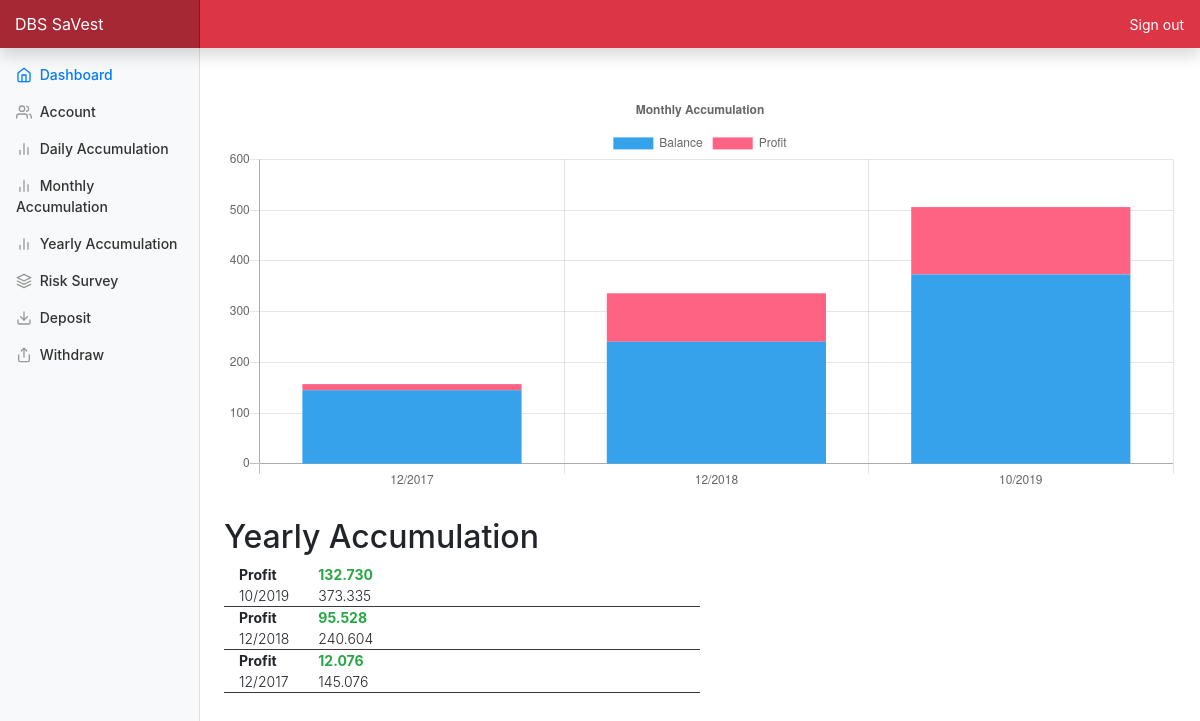
Page /services/yearlyReport (signed in) on the committed database.
### services/models.py (models this page shows)
class YearlySummary(models.Model):
    account = models.ForeignKey(Account, on_delete=models.CASCADE, related_name='yearly_summary')
    closing_balance = models.FloatField()
    profit = models.FloatField()
    year_date = models.DateTimeField()
    def __str__(self):
        return "{0} {1} {2} {3}".format(self.account.name, str(self.closing_balance), str(self.profit), self.year_date.strftime("%Y"))

### services/views.py (the view)
# urls.py: path('yearlyReport', views.yearlyReport, name='yearlyReport'),
@login_required
def yearlyReport(request):
    account = Account.objects.get(user=request.user)
    yearly_summaries = account.yearly_summary.order_by('year_date')
    for yearly in yearly_summaries:
        print(yearly)
    return render(request, 'services/yearlyReport.html', {'ledger' : yearly_summaries})

### templates/services/yearlyReport.html (shortened to what this page needs)
{% extends "base.html" %}
    {% block body_block %}
        <canvas class="my-4 w-100 chartjs-render-monitor" id="myChart" width="1076" height="454"
            style="display: block; width: 1076px; height: 454px;"></canvas>
        <h2>Yearly Accumulation</h2>
        <div class="float-left w-50">
        {% for trxn in ledger reversed %}
        <div class="container border-bottom border-dark">
            <div class="row justify-content-md-left">
                <div class="col col-lg-2 font-weight-bold">Profit</div>
                {% if trxn.profit > 0 %}
                <div class="col col-lg-2 font-weight-bold text-success">
                {% else %}
                <div class="col col-lg-2 font-weight-bold text-danger">
                {% endif %}
                    {{trxn.profit|floatformat:3}}
                </div>
            </div>
            <div class="row justify-content-md-left">
                <div class="col col-lg-2 font-weight-light">{{trxn.year_date|date:"m/Y"}}</div>
                <div class="col col-lg-2 font-weight-light">{{trxn.closing_balance|floatformat:3}}</div>
            </div>
        </div>
        {% endfor %}
        </div>
        <script>
            /* globals Chart:false, feather:false */
            (function () {
                'use strict'
                feather.replace()
                // Graphs
                var ctx = document.getElementById('myChart')
                // eslint-disable-next-line no-unused-vars
                var myChart = new Chart(ctx, {
                    type: 'bar',
                    data: {
                        labels: [
                        {% for trxn in ledger %}
                            '{{trxn.year_date|date:"m/Y"}}',
                        {% endfor %}
                        ],
                        datasets: [{
                            label: 'Balance',
                            backgroundColor: '#36a2eb',
                            stack: 'Stack 0',
                            data: [
                            {% for trxn in ledger %}
                            {{trxn.closing_balance|floatformat:3}},
                            {% endfor %}
                            ]
                        },
                        {
                            label: 'Profit',
                            backgroundColor: '#ff6384',
                            stack: 'Stack 0',
                            data: [
                            {% for trxn in ledger %}
                            {{trxn.profit|floatformat:3}},
                            {% endfor %}
                            ]
                        }
                        ]
                    },
                    options: {
                        title: {
                            display: true,
                            text: 'Monthly Accumulation'
                        },
                        tooltips: {
                            mode: 'index',
                            intersect: 'false'
                        },
                        responsives: true,
                        scales: {
                            xAxes: [{
                                stacked: true
                            }],
                            yAxes: [{
                                stacked: true
                            }]
                        }
                    }
                })
            }())
        </script>
    {% endblock%}

### templates/base.html (shortened to what this page needs)
<!DOCTYPE html>
{% load staticfiles %}
<html lang="en">
<head>
  <link rel="stylesheet" href="https://stackpath.bootstrapcdn.com/bootstrap/4.3.1/css/bootstrap.min.css"
>
  <link href="{% static "css/layout.css" %}" rel="stylesheet">
</head>
<body>
  <nav class="navbar navbar-dark fixed-top bg-danger flex-md-nowrap p-0 shadow">
    <a class="navbar-brand col-sm-3 col-md-2 mr-0" href="{% url 'index'%}">DBS SaVest</a>
    <ul class="navbar-nav px-3">
      <li class="nav-item text-nowrap">
        {% if user.is_authenticated %}
        <a class="nav-link text-white" href="{% url 'user_logout' %}">Sign out</a>
        {% endif %}
      </li>
    </ul>
  </nav>
  <div class="container-fluid">
    <div class="row">
      <nav class="col-md-2 d-none d-md-block bg-light sidebar">
        <div class="sidebar-sticky">
          <ul class="nav flex-column">
            {% if user.is_authenticated %}
            <li class="nav-item">
              <a class="nav-link active" href="#">
                Dashboard <span class="sr-only">(current)</span>
              </a>
            </li>
            <li class="nav-item">
              <a class="nav-link" href="#">
                Account
              </a>
            </li>
            <li class="nav-item">
              <a class="nav-link" href="{% url 'services:report' %}">
                Daily Accumulation
              </a>
            </li>
            <li class="nav-item">
              <a class="nav-link" href="{% url 'services:monthlyReport' %}">
                Monthly Accumulation
              </a>
            </li>
            <li class="nav-item">
              <a class="nav-link" href="{% url 'services:yearlyReport' %}">
                Yearly Accumulation
              </a>
            </li>
            <li class="nav-item">
              <a class="nav-link" href="#">
                Risk Survey
              </a>
            </li>
            <li class="nav-item">
              <a class="nav-link" href="{% url 'services:makeTransaction' %}">
                Deposit
              </a>
            </li>
            <li class="nav-item">
              <a class="nav-link" href="{% url 'services:withdraw' %}">
                Withdraw
              </a>
            </li>
              {% endif %}
          </ul>
        </div>
      </nav>
      <main role="main" class="col-md-9 ml-sm-auto col-lg-10 px-4">
          <br/>
          {% block body_block %}
          {% endblock %}
      </main>
    </div>
  </div>
</body>
</html>

### static/css/layout.css (style rules this page uses)
body { font-size: .875rem; }
.feather { width: 16px; height: 16px; vertical-align: text-bottom; }
.sidebar { position: fixed; top: 0; bottom: 0; left: 0; z-index: 100; padding: 48px 0 0; box-shadow: inset -1px 0 0 rgba(0, 0, 0, .1); }
.sidebar-sticky { position: relative; top: 0; height: calc(100vh - 48px); padding-top: .5rem; overflow-x: hidden; overflow-y: auto; }
.sidebar .nav-link { font-weight: 500; color: #333; }
.sidebar .nav-link .feather { margin-right: 4px; color: #999; }
.sidebar .nav-link.active { color: #007bff; }
.sidebar .nav-link:hover .feather, .sidebar .nav-link.active .feather { color: inherit; }
[role="main"] { padding-top: 133px; }
@media (min-width: 768px) { [role="main"] { padding-top: 48px; } }
.navbar-brand { padding-top: .75rem; padding-bottom: .75rem; font-size: 1rem; background-color: rgba(0, 0, 0, .25); box-shadow: inset -1px 0 0 rgba(0, 0, 0, .25); }

### templates/base.html (style rules this page uses)
.chartjs-render-monitor { -webkit-animation: chartjs-render-animation 0.001s; animation: chartjs-render-animation 0.001s; }

### rows in the picture
YearlySummary: profit "132.730", year_date "10/2019", closing_balance "373.335"
YearlySummary: profit "95.528", year_date "12/2018", closing_balance "240.604"
YearlySummary: profit "12.076", year_date "12/2017", closing_balance "145.076"

### other values in the picture
chart data {{ trxn.year_date|date:"m/Y" }} 12/2017, 12/2018, 10/2019
chart data {{ trxn.closing_balance|floatformat:3 }} 145.076, 240.604, 373.335
chart data {{ trxn.profit|floatformat:3 }} 12.076, 95.528, 132.730
